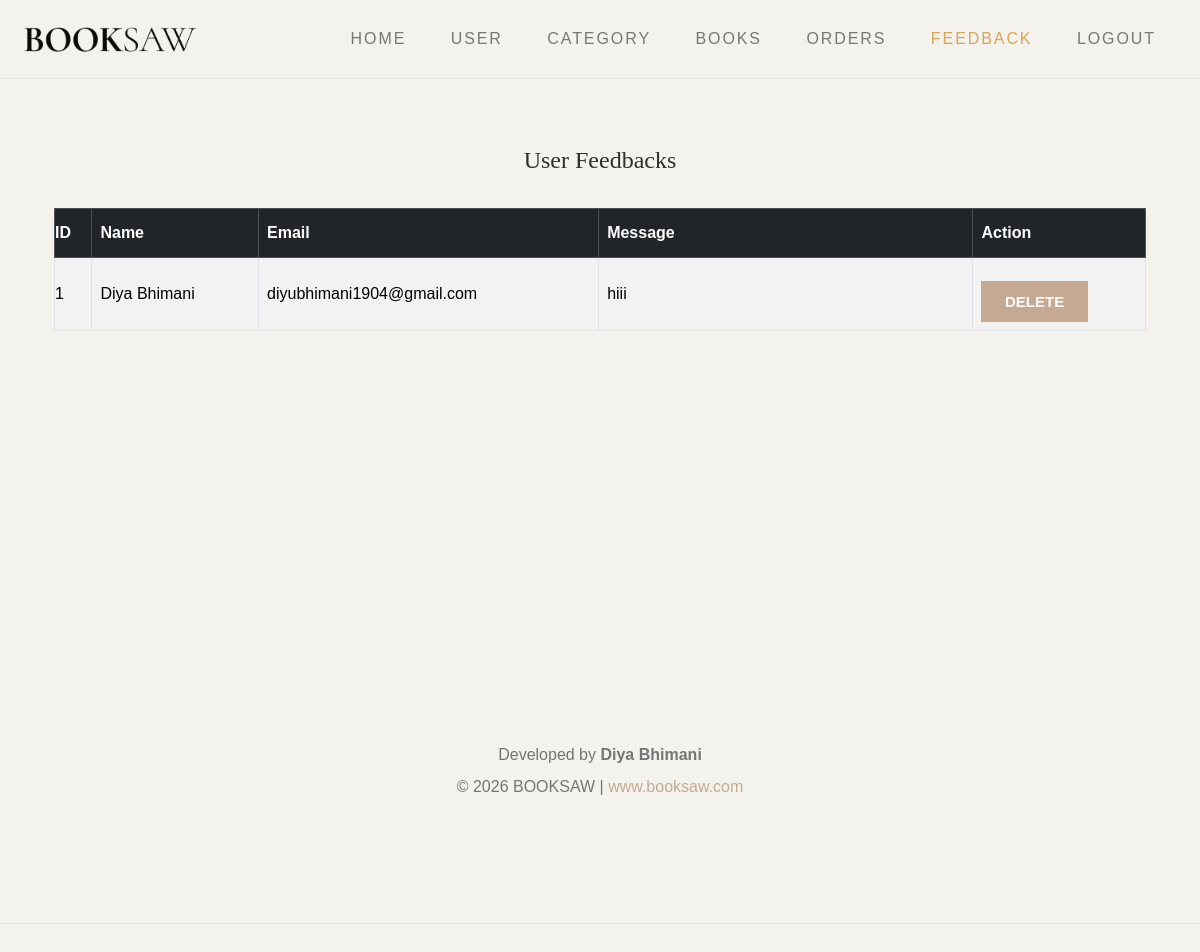
The app's page /admin/feedback.php with its own data.
### tables this page shows
CREATE TABLE `contact` (
  `id` int(11) NOT NULL,
  `name` varchar(100) NOT NULL,
  `email` varchar(100) NOT NULL,
  `message` text NOT NULL
);

### admin/feedback.php (the view, shortened to what this page needs)
<?php
$conn = new mysqli("localhost", "root", "", "book");
$result = $conn->query("SELECT * FROM contact ORDER BY id DESC");
?>
<!DOCTYPE html>
<html lang="en">
<head>
    <link
        href="https://cdn.jsdelivr.net/npm/bootstrap@5.3.1/dist/css/bootstrap.min.css"
        rel="stylesheet">
    <link rel="stylesheet" href="css/normalize.css">
    <link rel="stylesheet" href="icomoon/icomoon.css">
    <link rel="stylesheet" href="css/vendor.css">
    <link rel="stylesheet" href="style.css">
</head>
<body>
<header id="header">
    <div class="container-fluid">
        <div class="row align-items-center">
            <div class="col-md-2">
                <div class="main-logo">
                    <a href="index.php">
                        <img src="images/main-logo.png" alt="BookSaw logo">
                    </a>
                </div>
            </div>
            <div class="col-md-10">
                <nav id="navbar">
                    <div class="main-menu stellarnav">
                        <ul class="menu-list">
                            <li class="menu-item"><a href="index.php">HOME</a></li>
                            <li class="menu-item"><a href="user.php">USER</a></li>
                            <li class="menu-item"><a href="category.php">CATEGORY</a></li>
                            <li class="menu-item"><a href="book.php">BOOKS</a></li>
                            <li class="menu-item"><a href="shipping.php">ORDERS</a></li>
                            <li class="menu-item active"><a href="feedback.php">FEEDBACK</a></li>
                            <li class="menu-item"><a href="logout.php">LOGOUT</a></li>
                        </ul>
                    </div>
                </nav>
            </div>
        </div>
    </div>
</header>
<div class="container feedback-container">
    <h2 class="feedback-title">User Feedbacks</h2>
    <?php if ($result->num_rows > 0): ?>
        <div class="table-responsive">
            <table class="table table-bordered table-striped table-hover feedback-table">
                <thead class="table-dark">
                    <tr>
                        <th>ID</th>
                        <th>Name</th>
                        <th>Email</th>
                        <th>Message</th>
                        <th>Action</th>
                    </tr>
                </thead>
                <tbody>
                    <?php while ($row = $result->fetch_assoc()): ?>
                        <tr>
                            <td>
                                <?= htmlspecialchars((string) $row['id']); ?>
                            </td>
                            <td>
                                <?= htmlspecialchars($row['name'] ?? ''); ?>
                            </td>
                            <td>
                                <?= htmlspecialchars($row['email'] ?? ''); ?>
                            </td>
                            <td class="message-cell">
                                <?= nl2br(htmlspecialchars($row['message'] ?? '')); ?>
                            </td>
                            <td>
                                <a
                                    href="feedback.php?delete_id=<?= (int) $row['id']; ?>"
                                    class="btn btn-danger btn-sm delete-btn"
                                    onclick="return confirm('Are you sure you want to delete this feedback?');">
                                    Delete
                                </a>
                            </td>
                        </tr>
                    <?php endwhile; ?>
                </tbody>
            </table>
        </div>
    <?php else: ?>
        <div class="alert alert-info text-center">
            No feedback found.
        </div>
    <?php endif; ?>
</div>
<footer id="footer">
    <div class="container">
        <div class="row">
            <div class="col-12 footer-info text-center">
                <p>
                    Developed by <strong>Diya Bhimani</strong><br>
                    &copy; <span id="displayYear"></span> BOOKSAW |
                    <a href="https://www.booksaw.com" target="_blank"
                       rel="noopener noreferrer">
                        www.booksaw.com
                    </a>
                </p>
            </div>
        </div>
    </div>
</footer>
</body>
</html>

### admin/style.css (style rules this page uses)
:root { --header-height: 160px; --header-height-min: 80px; }
:root { --accent-color: #C5A992; --secondary-color: #C5A992; --dark-color: #2f2f2f; --light-color: #F3F2EC; --body-text-color: #757575; --light-text-color: #afafaf; --dark-text-color: #2f2f2f; }
:root { --body-font: "Raleway", sans-serif; --heading-font: "Prata", Georgia, serif; --secondary-font: "Playfair Display", Georgia, serif; }
:root, [data-bs-theme=light] { --heading-font: "Prata", Georgia, serif; --heading-font-weight: 400; --heading-color: var(--bs-dark); --heading-line-height: 1.1; --swiper-theme-color: var(--bs-primary); --custom-easing: cubic-bezier(.17, .67, .83, .67); --bs-body-font-family: "Raleway", arial, sans-serif; --bs-body-font-size: 0.9rem; --bs-body-font-weight: 400; --bs-body-line-height: 1.7; --bs-body-color: #333; --bs-body-color-rgb: 51, 51, 51; --bs-primary: #C5A992; --bs-primary-dark: #C5A992; --bs-secondary: #C5A992; --bs-black: #111; --bs-light: #F1F1F0; --bs-dark: #212529; --bs-gray: #949494; --bs-gray-dark: #51565b; --bs-primary-rgb: 169, 128, 115; --bs-secondary-rgb: 253, 238, 233; --bs-black-rgb: 17, 17, 17; --bs-light-rgb: 241, 241, 240; --bs-dark-rgb: 33, 37, 41; --bs-link-color: var(--bs-dark); --bs-link-color-rgb: 17, 17, 17; --bs-link-decoration: underline; --bs-link-hover-color: var(--bs-primary); --bs-link-hover-color-rgb: 169, 128, 115; }
.container, .container-fluid, .container-lg, .container-md, .container-sm, .container-xl, .container-xxl { --bs-gutter-x: 2.5rem; }
h1, h2, h3, h4, h5, h6 { color: var(--heading-color); }
a { text-decoration: none; transition: all 0.3s ease-out; }
.container-fluid { max-width: 1800px; }
.btn { --bs-btn-border-radius: 0; }
.container, .container-fluid, .container-lg, .container-md, .container-sm, .container-xl, .container-xxl { --bs-gutter-x: 3rem; }
*, *::before, *::after { -webkit-box-sizing: border-box; -moz-box-sizing: border-box; box-sizing: border-box; }
html { box-sizing: border-box; }
body { font-family: var(--body-font); font-size: 16px; line-height: 2; color: var(--body-text-color); background-color: var(--light-color); }
a { color: var(--accent-color); transition: 0.3s color ease-out; }
ul, ol { margin-top: 0; margin-bottom: 10px; margin-left: 0; }
ul li, ol li { margin-bottom: 5px; outline: 0; }
ul li.active a { color: #daa556; }
ul li:last-child, ol li:last-child { margin-bottom: 0; }
img { display: inline-block; border: 0; max-width: 100%; height: auto; vertical-align: middle; }
h1, .h1, h2, .h2, h3, .h3, h4, .h4, h5, .h5, h6, .h6 { font-family: var(--heading-font); line-height: 1.2; color: var(--dark-color); }
h1, h2, h3 { margin: 25px 0; text-transform: capitalize; }
h2, .h2 { font-size: 1.5em; line-height: 1.4; }
p { margin: 0 0 20px 0; }
::placeholder { color: #999; }
.container::after, .row::after, .clearfix::after { display: block; clear: both; content: ""; }
.text-center { text-align: center; }
ul { list-style: circle inside; }
ol, ul { padding-left: 0; margin-top: 0; }
li { margin-bottom: 1rem; }
th, td { padding: 12px 15px; text-align: left; border-bottom: 1px solid #E1E1E1; }
th:first-child, td:first-child { padding-left: 0; }
th:last-child, td:last-child { padding-right: 0; }
pre, blockquote, dl, figure, table, p, ul, ol, form { margin-bottom: 2.5rem; }
a.btn, input[type="button"], input[type="submit"], input[type="reset"], input[type="file"], button { background-image: none; background: var(--accent-color); text-decoration: none !important; display: inline-block; position: relative; border: 1px solid transparent; border-radius: 0; padding: 0.75em 1.5em; margin-top: 15px; font-size: 15px; font-weight: bold; line-height: normal; text-align: center; text-transform: uppercase; color: #fff; z-index: 1; cursor: pointer; white-space: nowrap; vertical-align: middle; -webkit-transition: all 0.3s ease-in; transition: all 0.3s ease-in; -ms-touch-action: manipulation; touch-action: manipulation; -webkit-user-select: none; -moz-user-select: none; -ms-user-select: none; user-select: none; }
.btn:last-child { margin-right: 0; }
#header { padding: 20px 0; border-bottom: 1px solid #E0E0E0; background-color: #f3f2ec; }
#header .menu-list a { text-transform: uppercase; font-weight: 500; letter-spacing: 0.12em; }
footer#footer { padding-bottom: 80px; margin-top: 100px; margin-bottom: 60px; border-bottom: 1px solid #E0E0E0; }

### records on screen
contact: id "1", name "Diya Bhimani", email "diyubhimani1904@gmail.com", message "hiii"
